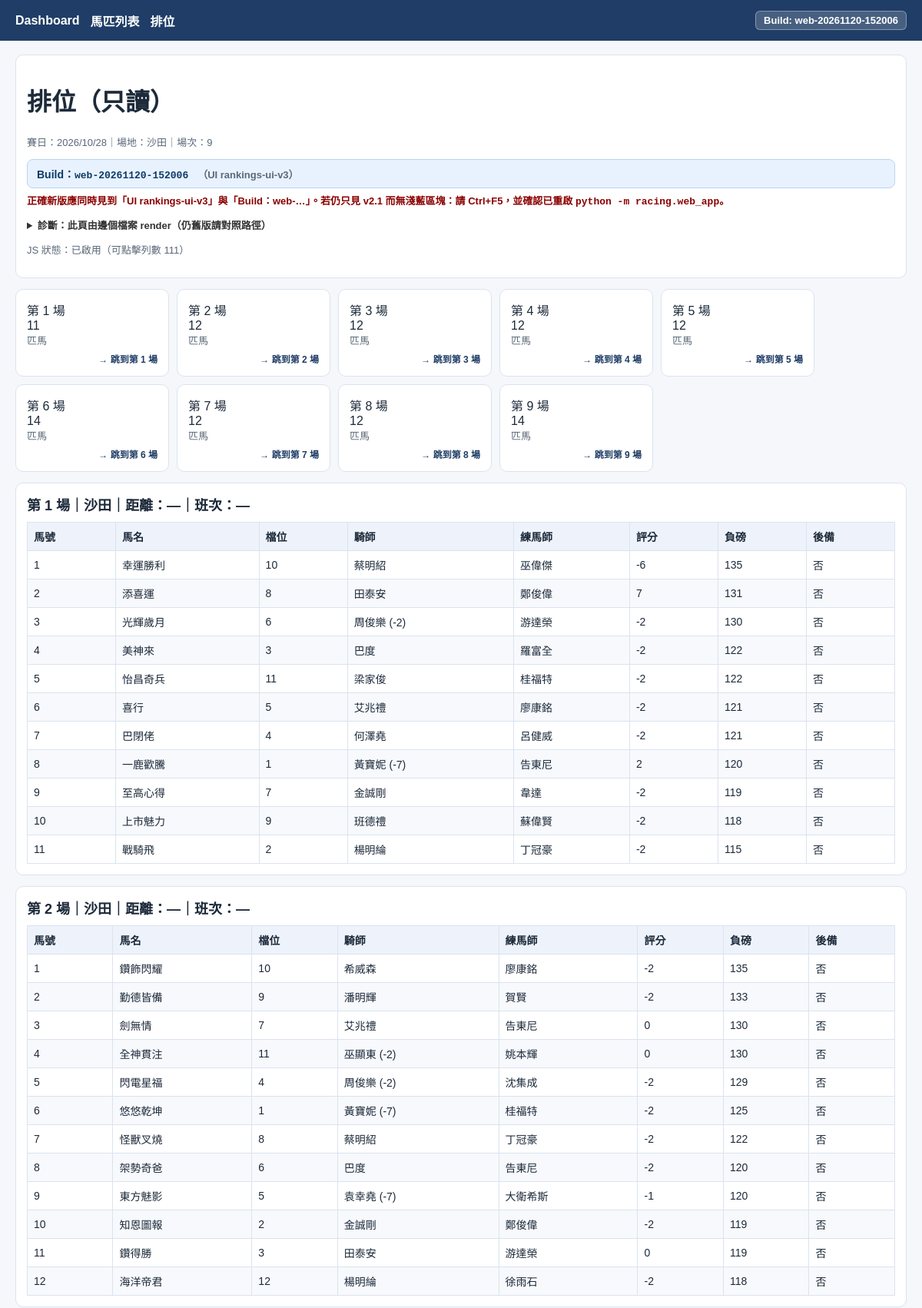
Screenshot of /rankings (upper part) with the database file from the repository.
### tables this page shows
CREATE TABLE "racecard_starters" (
    id INTEGER PRIMARY KEY AUTOINCREMENT,
    race_date TEXT NOT NULL,
    racecourse TEXT NOT NULL,
    race_no INTEGER NOT NULL,
    後備 TEXT NOT NULL DEFAULT '否',
    horse_id TEXT,
    "馬號" TEXT,
    "馬名" TEXT,
    "檔位" TEXT,
    "騎師" TEXT,
    "練馬師" TEXT,
    "負磅" TEXT,
    "評分" TEXT,
    "馬匹體重" TEXT,
    "配備" TEXT,
    "預測賠率" TEXT,
    "即時賠率" TEXT
, "即時位置賠率" TEXT);

### racing/web_app.py (the view)
@app.get("/rankings")
def rankings() -> str:
    init_db(DB_PATH)
    payload = _latest_rankings_payload()
    rankings_path = (TEMPLATE_DIR / "rankings.html").resolve()
    html = render_template(
        "rankings.html",
        payload=payload,
        ui_version=RANKINGS_UI_VERSION,
        debug_web_app_py=str(Path(__file__).resolve()),
        debug_rankings_html=str(rankings_path),
    )
    resp = make_response(html)
    resp.headers["Cache-Control"] = "no-store, no-cache, must-revalidate, max-age=0"
    resp.headers["Pragma"] = "no-cache"
    return resp

### racing/challenge_kings.py (called while the page is built)
def challenge_kings_schema_sql() -> str:
    return """
        CREATE TABLE IF NOT EXISTS challenge_standings (
          id INTEGER PRIMARY KEY AUTOINCREMENT,
          challenge_type TEXT NOT NULL,
          race_date TEXT NOT NULL,
          entry_no TEXT NOT NULL DEFAULT '',
          person_name TEXT NOT NULL,
          day_points TEXT NOT NULL DEFAULT '',
          wins TEXT NOT NULL DEFAULT '',
          seconds TEXT NOT NULL DEFAULT '',
          thirds TEXT NOT NULL DEFAULT '',
          fourths TEXT NOT NULL DEFAULT '',
          remark TEXT NOT NULL DEFAULT '',
          is_other INTEGER NOT NULL DEFAULT 0,
          updated_at TEXT NOT NULL DEFAULT '',
          UNIQUE(challenge_type, race_date, entry_no, person_name, is_other)
        );
        CREATE INDEX IF NOT EXISTS idx_challenge_standings_meeting
          ON challenge_standings(challenge_type, race_date);
    """

### racing/db.py (called while the page is built)
def is_acceptable_horse_id(horse_id: str) -> bool:
    hid = str(horse_id or "").strip()
    if len(hid) < 2 or len(hid) > 48:
        return False
    if hid.lower() in _DISALLOWED_HORSE_IDS:
        return False
    if _RE_HKJC_HORSE_ID.match(hid):
        return True
    if _RE_BRAND_NO.match(hid):
        return True
    return False

def connect(db_path: Path) -> sqlite3.Connection:
    conn = sqlite3.connect(str(db_path), timeout=30.0)
    conn.row_factory = sqlite3.Row
    conn.execute("PRAGMA foreign_keys = ON;")
    conn.execute("PRAGMA busy_timeout = 30000;")
    return conn

def get_connection(db_path: Path) -> sqlite3.Connection:
    return connect(db_path)

def _purge_unacceptable_horses(conn: sqlite3.Connection) -> None:
    rows = conn.execute("SELECT horse_id FROM horses;").fetchall()
    bad = [
        str(r["horse_id"] or "").strip()
        for r in rows
        if not is_acceptable_horse_id(str(r["horse_id"] or ""))
    ]
    if not bad:
        return
    for hid in bad:
        conn.execute("DELETE FROM race_records WHERE horse_id = ?;", (hid,))
        conn.execute("DELETE FROM horses WHERE horse_id = ?;", (hid,))

### racing/schema.py (called while the page is built)
def qident(identifier: str) -> str:
    return '"' + identifier.replace('"', '""') + '"'

def _read_table_columns(conn: sqlite3.Connection, table: str) -> set[str]:
    try:
        rows = conn.execute(f"PRAGMA table_info({qident(table)});").fetchall()
    except sqlite3.OperationalError:
        return set()
    return {str(row["name"]) for row in rows}

### racing/web_app.py (called while the page is built)
@app.before_request
def _ensure_scheduler_before_request() -> None:
    _ensure_download_scheduler()

### racing/web_templates/rankings.html (shortened to what this page needs)
{% extends "base.html" %}
{% block content %}
<div class="card">
  <h1>排位（只讀）</h1>
  <p class="small">賽日：{{ payload.race_date }}｜場地：{{ payload.racecourse }}｜場次：{{ payload.race_count }}</p>
  <div class="build-stamp" title="與程式／模板修改時間連動；有變代表已載入新版本">
    Build：<code style="font-size: 13px;">{{ web_build_tag }}</code>
    <span class="small" style="margin-left:8px;">（UI {{ ui_version }}）</span>
  </div>
  <p class="small" style="color:#8b0000;font-weight:600;margin-top:6px;">
    正確新版應同時見到「UI rankings-ui-v3」與「Build：web-…」。若仍只見 v2.1 而無淺藍區塊：請 Ctrl+F5，並確認已重啟 <code>python -m racing.web_app</code>。
  </p>
  <details class="small" style="margin-top:8px;color:#333;">
    <summary style="cursor:pointer;font-weight:600;">診斷：此頁由邊個檔案 render（仍舊版請對照路徑）</summary>
  </details>
  <p class="small" id="rankings-ui-js-status">JS 狀態：尚未初始化</p>
</div>
{% if payload.races %}
<div class="race-grid">
  {% for race in payload.races %}
  <a class="race-jump card-link" href="#race-{{ race.race_no }}">
    <div class="card">
      <div class="card-title">第 {{ race.race_no }} 場</div>
      <div class="card-value">{{ race.rows|length }}</div>
      <div class="small">匹馬</div>
      <div class="jump-hint">→ 跳到第 {{ race.race_no }} 場</div>
    </div>
  </a>
  {% endfor %}
</div>
{% for race in payload.races %}
<div id="race-{{ race.race_no }}" class="card race-card">
  <h3>{{ race.title }}</h3>
  <table class="race-table">
    <thead>
      <tr>
        <th>馬號</th>
        <th>馬名</th>
        <th>檔位</th>
        <th>騎師</th>
        <th>練馬師</th>
        <th>評分</th>
        <th>負磅</th>
        <th>後備</th>
      </tr>
    </thead>
    <tbody>
      {% for row in race.rows %}
      <tr class="racecard-row"
          data-horse-id="{{ row.horse_id }}"
          data-horse-name="{{ row.horse_name }}">
        <td>{{ row.horse_no }}</td>
        <td>{{ row.horse_name }}</td>
        <td>{{ row.draw }}</td>
        <td>{{ row.jockey }}</td>
        <td>{{ row.trainer }}</td>
        <td>{{ row.rating }}</td>
        <td>{{ row.handicap }}</td>
        <td>{{ row.reserve }}</td>
      </tr>
      {% endfor %}
    </tbody>
  </table>
</div>
{% endfor %}
{% else %}
<div class="card">目前沒有可顯示的排位資料。</div>
{% endif %}
{% endblock %}

### racing/web_templates/base.html (shortened to what this page needs)
<!doctype html>
<html lang="zh-Hant">
<head>
</head>
<body>
  <header>
    <nav>
      <a href="{{ url_for('index') }}">Dashboard</a>
      <a href="{{ url_for('horses_list') }}">馬匹列表</a>
      <a href="{{ url_for('rankings') }}">排位</a>
      <span class="build-badge" title="確認是否已載入最新版本">Build: {{ web_build_tag }}</span>
    </nav>
  </header>
  <main>
    {% block content %}{% endblock %}
  </main>
</body>
</html>

### racing/web_templates/base.html (style rules this page uses)
:root { color-scheme: light; }
body { margin: 0; font-family: "Microsoft JhengHei", Arial, sans-serif; background: #f5f7fb; color: #1d2a3a; }
header { background: #1f3d66; color: #fff; padding: 14px 20px; }
nav { display: flex; flex-wrap: wrap; align-items: center; gap: 8px 14px; }
nav a { color: #fff; margin-right: 0; text-decoration: none; font-weight: 600; }
main { padding: 18px 20px; }
.card { background: #fff; border: 1px solid #dbe3ef; border-radius: 10px; padding: 14px; margin-bottom: 14px; }
.card-link { color: inherit; text-decoration: none; display: block; }
.card-link .card { transition: background-color .15s ease, border-color .15s ease, box-shadow .15s ease, transform .12s ease; }
table { width: 100%; border-collapse: collapse; background: #fff; }
th, td { border: 1px solid #dbe3ef; padding: 8px; font-size: 14px; text-align: left; }
th { background: #eef3fb; white-space: nowrap; }
.build-badge { margin-left: auto; font-size: 13px; font-weight: 700; color: #fff; background: rgba(255, 255, 255, 0.18); padding: 4px 10px; border-radius: 6px; border: 1px solid rgba(255, 255, 255, 0.35); }

### racing/web_templates/rankings.html (style rules this page uses)
.race-grid { display: flex; flex-wrap: wrap; gap: 10px; margin-bottom: 14px; }
.race-jump.card-link .card { min-width: 170px; margin-bottom: 0; }
.jump-hint { text-align: right; color: #1f3d66; font-size: 12px; font-weight: 600; margin-top: 6px; }
.race-card { margin-bottom: 14px; }
.race-card h3 { margin: 0 0 10px 0; font-size: 18px; }
.small { font-size: 13px; color: #5a6878; }
.race-table tbody tr:nth-child(odd) { background-color: #ffffff; }
.race-table tbody tr:nth-child(even) { background-color: #f7f9fc; }
.racecard-row { cursor: pointer; transition: background-color .12s ease; }
.build-stamp { margin: 10px 0 6px; padding: 8px 12px; background: #e8f2ff; border: 1px solid #b8d4f0; border-radius: 8px; font-size: 14px; color: #0d3a66; font-weight: 600; }

### rows the page displays
racecard_starters: horse_no "1", horse_name "幸運勝利", draw "10", jockey "蔡明紹", trainer "巫偉傑", rating "-6", handicap "135", reserve "否"
racecard_starters: horse_no "2", horse_name "添喜運", draw "8", jockey "田泰安", trainer "鄭俊偉", rating "7", handicap "131", reserve "否"
racecard_starters: horse_no "3", horse_name "光輝歲月", draw "6", jockey "周俊樂 (-2)", trainer "游達榮", rating "-2", handicap "130", reserve "否"
racecard_starters: horse_no "4", horse_name "美神來", draw "3", jockey "巴度", trainer "羅富全", rating "-2", handicap "122", reserve "否"
racecard_starters: horse_no "5", horse_name "怡昌奇兵", draw "11", jockey "梁家俊", trainer "桂福特", rating "-2", handicap "122", reserve "否"
racecard_starters: horse_no "6", horse_name "喜行", draw "5", jockey "艾兆禮", trainer "廖康銘", rating "-2", handicap "121", reserve "否"
racecard_starters: horse_no "7", horse_name "巴閉佬", draw "4", jockey "何澤堯", trainer "呂健威", rating "-2", handicap "121", reserve "否"
racecard_starters: horse_no "8", horse_name "一鹿歡騰", draw "1", jockey "黃寶妮 (-7)", trainer "告東尼", rating "2", handicap "120", reserve "否"
racecard_starters: horse_no "9", horse_name "至高心得", draw "7", jockey "金誠剛", trainer "韋達", rating "-2", handicap "119", reserve "否"
racecard_starters: horse_no "10", horse_name "上市魅力", draw "9", jockey "班德禮", trainer "蘇偉賢", rating "-2", handicap "118", reserve "否"
racecard_starters: horse_no "11", horse_name "戰騎飛", draw "2", jockey "楊明綸", trainer "丁冠豪", rating "-2", handicap "115", reserve "否"
racecard_starters: horse_no "1", horse_name "鑽飾閃耀", draw "10", jockey "希威森", trainer "廖康銘", rating "-2", handicap "135", reserve "否"
racecard_starters: horse_no "2", horse_name "勤德皆備", draw "9", jockey "潘明輝", trainer "賀賢", rating "-2", handicap "133", reserve "否"
racecard_starters: horse_no "3", horse_name "劍無情", draw "7", jockey "艾兆禮", trainer "告東尼", rating "0", handicap "130", reserve "否"
racecard_starters: horse_no "4", horse_name "全神貫注", draw "11", jockey "巫顯東 (-2)", trainer "姚本輝", rating "0", handicap "130", reserve "否"
racecard_starters: horse_no "5", horse_name "閃電星福", draw "4", jockey "周俊樂 (-2)", trainer "沈集成", rating "-2", handicap "129", reserve "否"
racecard_starters: horse_no "6", horse_name "悠悠乾坤", draw "1", jockey "黃寶妮 (-7)", trainer "桂福特", rating "-2", handicap "125", reserve "否"
racecard_starters: horse_no "7", horse_name "怪獸叉燒", draw "8", jockey "蔡明紹", trainer "丁冠豪", rating "-2", handicap "122", reserve "否"
racecard_starters: horse_no "8", horse_name "架勢奇爸", draw "6", jockey "巴度", trainer "告東尼", rating "-2", handicap "120", reserve "否"
racecard_starters: horse_no "9", horse_name "東方魅影", draw "5", jockey "袁幸堯 (-7)", trainer "大衛希斯", rating "-1", handicap "120", reserve "否"
racecard_starters: horse_no "10", horse_name "知恩圖報", draw "2", jockey "金誠剛", trainer "鄭俊偉", rating "-2", handicap "119", reserve "否"
racecard_starters: horse_no "11", horse_name "鑽得勝", draw "3", jockey "田泰安", trainer "游達榮", rating "0", handicap "119", reserve "否"
racecard_starters: horse_no "12", horse_name "海洋帝君", draw "12", jockey "楊明綸", trainer "徐雨石", rating "-2", handicap "118", reserve "否"

### other values shown
{{ web_build_tag }} "web-20261120-152006"
{{ payload.race_date }} "2026/10/28"
{{ payload.racecourse }} "沙田"
{{ payload.race_count }} "9"
{{ ui_version }} "rankings-ui-v3"
{{ race.race_no }} "1" "2" "3" "4" "5" "6" "7" "8" "9"
{{ race.rows|length }} "11" "12" "12" "12" "12" "14" "12" "12" "14"
{{ race.title }} "第 1 場｜沙田｜距離：—｜班次：—" "第 2 場｜沙田｜距離：—｜班次：—"
